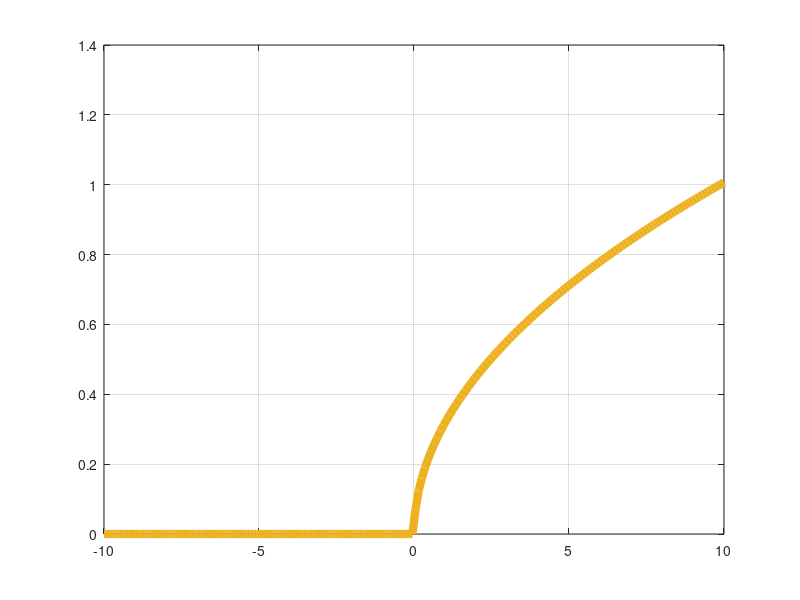

The MATLAB script that drew this image: (Note: this script raises an error after producing the figure.)
% In this script we will be studying the reponse of the theta neuron model
% on different types of input current.

clear all; close all; clc;

%% Setup
addpath('../Functions');

set(groot,'DefaultAxesXGrid','on')
set(groot,'DefaultAxesYGrid','on')

tnow = 0; tend = 10;
F = @thetaneuron; h = 0.001;

titlefont = 15;
labelfont = 17;
axesfont = 12;
m = 1; n = 2;

%% Investigate the frequency - current curve:
% We know that T = pi/sqrt(I)
fI = figure('Renderer', 'painters', 'Position', [50 800 330 200]); hold on; box on;
I = @fI_current;
h = 0.01;

tend = 50;

% Theoratical result:
Idraw = linspace(-10,10, 200);
plot(Idraw, sqrt(Idraw)./pi, 'LineWidth', 6, 'color', '#EDB120');

nmeasure = 33;
Imeasure = [linspace(-10,-1, nmeasure/3), linspace(0,1, nmeasure/3), linspace(2,10, nmeasure/3)];
frequencies = zeros(nmeasure,1);
for i = 1:nmeasure
    I = @(t) Imeasure(i);

    % Simulate
    [t, thetas] = DOPRI_singleneuron(F, 0, tend, -pi, h, I);
    NaNthetas = spikesNaN(thetas);

    % Measurements:
    if sum(isnan(NaNthetas)) > 0
        idx = [1, find(isnan(NaNthetas))];
        frequencies(i) = mean(1./diff(t(idx))) + 0;
    else    
        frequencies(i) = 0;
    end
end

drawfrequencies = interp1(Imeasure',frequencies,Idraw);

plot(Imeasure, frequencies, ':k', 'LineWidth', 3);

xlabel('$I$','Interpreter','latex', 'FontSize', labelfont)
ylabel('$\frac{1}{T}$','Interpreter','latex','Rotation', 0, 'FontSize', labelfont*1.5, 'VerticalAlignment','middle', 'HorizontalAlignment','right')
legend('$\frac{\sqrt{I}}{\pi}$', '$1/\hat{T}$', 'Interpreter','latex', 'FontSize', labelfont, 'Location', 'northwest')

set(findall(gcf,'-property','FontName'),'FontName','Avenir')
exportgraphics(fI,'../Figures/ThetaNeuronfI.pdf')

%% Draw the explanation about the PRC:
fPRC = figure('Renderer', 'painters', 'Position', [0 1000 700 200]); hold on; box on;

imrow(1) = subplot(m,n,1); hold on; box on;
I = 5;
t = 0:0.01:3.2;
realthetas = @(t) 2*atan(-sqrt(I)*cot(t*sqrt(I)));
drawrealthetas = spikesNaN(realthetas(t));
realspiketime = t(isnan(drawrealthetas));

phasebifftime = 0.8; change = 0.2;
bifthetas = realthetas(t);
bifidx = find(t == phasebifftime);
bifthetas(bifidx:end) = realthetas(t(bifidx:end) - change);
drawbifthetas = spikesNaN(bifthetas);
bifspiketime = t(isnan(drawbifthetas));

replacedvalue = bifthetas(t == phasebifftime);
bifthetas(bifidx-1) = NaN;
drawbifthetas(bifidx-1) = NaN;

newvaluetime = fsolve(@(t) realthetas(t) - replacedvalue, phasebifftime, optimoptions('fsolve','Display','off'));

line([phasebifftime, phasebifftime], [drawrealthetas(bifidx), drawbifthetas(bifidx)], 'LineStyle', '--', 'color', 'k', 'LineWidth', 1)

plot(t, bifthetas, ':k', 'LineWidth', 1, 'HandleVisibility','off');
plot(t, drawbifthetas, '-r', 'LineWidth', 2);

plot(t, realthetas(t), ':k', 'LineWidth', 1, 'HandleVisibility','off');
plot(t, drawrealthetas, '-', 'LineWidth', 2, 'color', '#0072BD');

text(phasebifftime + 0.02, 0.5*(drawbifthetas(bifidx+1) + drawrealthetas(bifidx-1)) + 0.5, '$$\varepsilon$$', 'HorizontalAlignment', 'left', 'FontSize', labelfont, 'Interpreter', 'latex');


xlabel('Time','Interpreter','tex','FontSize', labelfont, 'FontName', 'SansSerif')
ylabel('$\theta$','Interpreter','latex', 'FontSize', labelfont)
set(gca,'XLim', [t(1), t(end)], 'XTick',[0, newvaluetime, phasebifftime, realspiketime(1), bifspiketime(1), realspiketime(2)], 'XTickLabel',{'0','$$\phi_{\rm{new}}$$','$$\phi$$','$$T$$','$$T_{\phi}$$','$$2T$$'}, 'TickLabelInterpreter', 'latex', 'FontSize', axesfont, 'FontName', 'SansSerif')
set(gca,'YTick',[-pi, -pi/2, replacedvalue, 0, pi/2, pi], 'YTickLabel',{'-$$\pi$$','$$-\frac{\pi}{2}$$',' ','0','$$\frac{\pi}{2}$$','$$\pi$$'}, 'TickLabelInterpreter', 'latex', 'YLim', [-pi-0.2, pi + 0.2], 'FontSize', axesfont)


%% Draw the PRC itself:
close all
imrow(2) = subplot(m,n,2); hold on; box on;

I = 0.1; T = pi/sqrt(I);
torg = linspace(0, T-0.001, 100);
t = torg(1:end-1);
iPRC = 1/(2*I) * (1 - cos(2*pi*t/T));
realthetas = @(t) 2*atan(-sqrt(I)*cot(t*sqrt(I)));
realdthetas = @(t) 2*I*csc(t*sqrt(I)).^2./(I*cot(t*sqrt(I)).^2 + 1);

yyaxis right;
es = 0.1:0.1:1;
for e = es
    PRC = 1/sqrt(I)*(pi/2 + atan(e/sqrt(I) - cot(t*sqrt(I)))) - t;
    plts = plot(t, PRC, '-', 'LineWidth', 2, 'Color', '#D95319');
    plts.Color=[0.8500 0.3250 0.0980, e];
end
xlim([0, T]);
% plot(t, iPRC, 'LineWidth', 2, 'color', '#D95319')
ylabel('\sl PRC', 'FontSize', labelfont, 'FontName', 'SansSerif')

yyaxis left;
plot(torg, realthetas(torg), 'LineWidth', 2, 'color', '#0072BD')
% ylabel('$$\theta$$', 'FontSize', labelfont, 'Interpreter', 'latex')
set(gca,'YTick',[-pi, -pi/2, 0, pi/2, pi], 'YTickLabel',{'-$$\pi$$','$$-\frac{\pi}{2}$$','0','$$\frac{\pi}{2}$$','$$\pi$$'}, 'TickLabelInterpreter', 'latex', 'YLim', [-pi-0.2, pi + 0.2], 'FontSize', axesfont)
ax = gca; ax.YAxis(1).Color = 'k'; ax.YAxis(2).Color = '#D95319';
xlabel('$\phi$','Interpreter','latex', 'FontSize', labelfont)
set(gca,'XTick',[0, T/2, T], 'XTickLabel',{'0','$$T/2$$','$$T$$'}, 'TickLabelInterpreter', 'latex')


%%
set(findall(gcf,'-property','FontName'),'FontName','Avenir')
exportgraphics(fPRC,'../Figures/ThetaNeuronPRC.pdf')

%% Functions:

function I = fI_current(t)
    I = 1.0e-3.*t.^(1);
end
